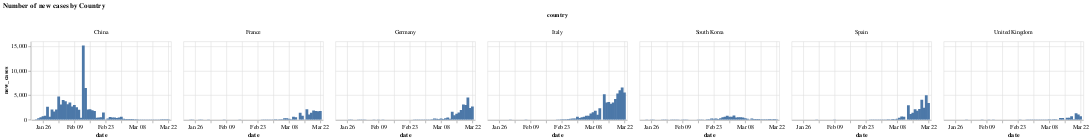

Notebook cell for this chart:
### Markdown cell above
## New cases

### Code cell
#hide_input
new_cases_df = overview_data['newcases'].reset_index().rename(columns={'Country/Region':'country'})
new_cases_melted_df = pd.melt(new_cases_df, id_vars=["country"], var_name="date", value_name="new_cases")

alt.Chart(new_cases_melted_df).mark_bar().encode(
     x='date:T',
     y='new_cases:Q',
     #color='country:N',
     column='country:N',
     #facet=alt.Facet('country:O', columns=1),
    #tooltip=['country','data', 'new_cases']
    #tooltip=[alt.Tooltip(title='matches played')]

    ).properties(
    title='Number of new cases by Country',
    width=250,
    height=140
).interactive()

### Figure 1 — Vega-Lite specification as saved in the notebook (floating-point values rounded to 4 significant figures; data arrays with more than 128 entries replaced by an {"elided": "..."} marker saying what was removed)
{"$schema": "https://vega.github.io/schema/vega-lite/v3.4.0.json", "config": {"mark": {"tooltip": null}, "view": {"height": 300, "width": 400}}, "data": {"name": "data-b578c771bb889cbd16ddfd8948a32671"}, "datasets": {"data-b578c771bb889cbd16ddfd8948a32671": {"elided": "427 records"}}, "encoding": {"column": {"field": "country", "type": "nominal"}, "x": {"field": "date", "type": "temporal"}, "y": {"field": "new_cases", "type": "quantitative"}}, "height": 140, "mark": "bar", "selection": {"selector006": {"bind": "scales", "encodings": ["x", "y"], "type": "interval"}}, "title": "Number of new cases by Country", "width": 250}
